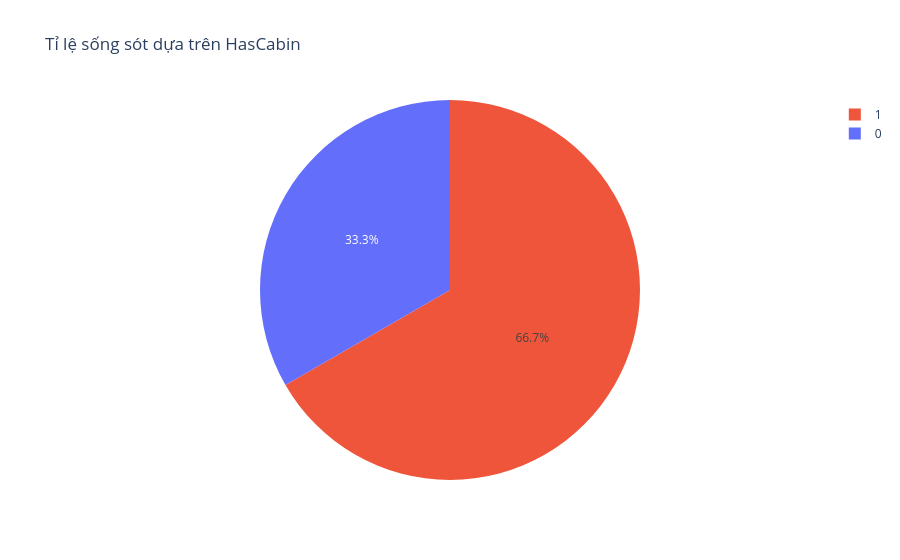

Write notebook code for a chart like this one.
### Code cell
px.pie(
	train_ds,
	names='Survived',
	values='HasCabin',
	color='HasCabin',
	title='Tỉ lệ sống sót dựa trên HasCabin',
).show()

### Figure 1 — Plotly figure (JSON) as saved in the notebook; plotly's stock layout.template omitted (floating-point values rounded to 4 significant figures; data arrays with more than 128 entries replaced by an {"elided": "..."} marker saying what was removed)
{"data": [{"customdata": {"elided": "891x1 int values"}, "domain": {"x": [0.0, 1.0], "y": [0.0, 1.0]}, "hovertemplate": "Survived=%{label}<br>HasCabin=%{customdata[0]}<extra></extra>", "labels": {"elided": "891 int values"}, "legendgroup": "", "marker": {"colors": {"elided": "891 str values"}}, "name": "", "showlegend": true, "values": {"elided": "891 int values"}, "type": "pie"}], "layout": {"legend": {"tracegroupgap": 0}, "title": {"text": "Tỉ lệ sống sót dựa trên HasCabin"}}}
